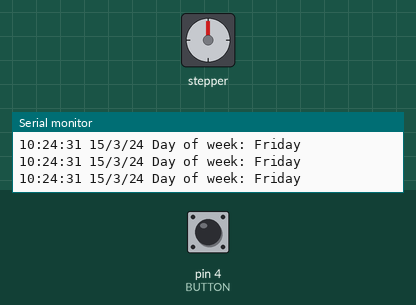
The sketch below on a simulated Arduino Uno, built with avr-gcc and run on an emulated ATmega328P. Shown: stepper motor, the last lines printed to the serial monitor. Wiring (inferred from the names in the program): DS1307 clock at I2C address 0x68; stepper motor (2048 steps per turn assumed): coils pin 8, pin 9, pin 10, pin 11. The inputs (shaded band) are chosen by the test bench; at power-on: pin 4 (BUTTON) LOW. The local clock reads 2024-03-15 10:24:30 at power-on unless the sketch sets it.

Above: at 1.2 s.
1.3 s: pin 4 (BUTTON) pulled HIGH for 1 s
At 3.1 s:
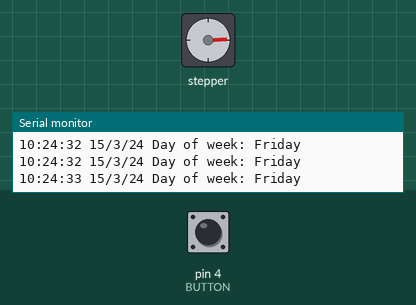
3.8 s: pin 4 (BUTTON) pulled HIGH for 0.15 s
At 4.8 s:
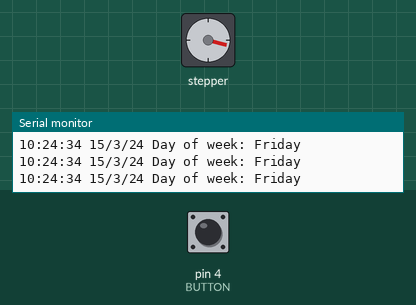
5.5 s: pin 4 (BUTTON) pulled HIGH for 0.15 s
At 6.6 s:
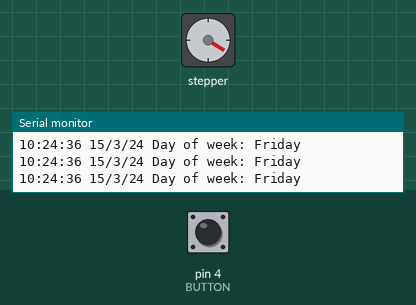
7.2 s: pin 4 (BUTTON) pulled HIGH for 3.2 s
At 11.0 s:
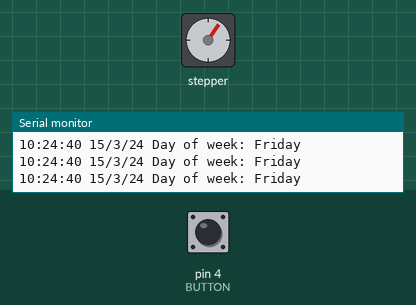
11.9 s: pin 4 (BUTTON) pulled HIGH for 0.15 s
At 12.6 s:
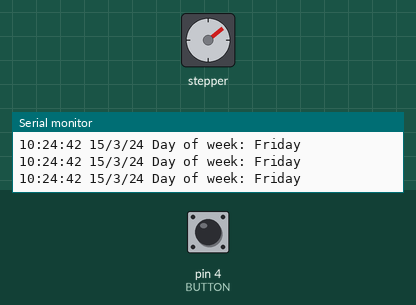
13.6 s: pin 4 (BUTTON) pulled HIGH for 3.2 s
At 18.2 s:
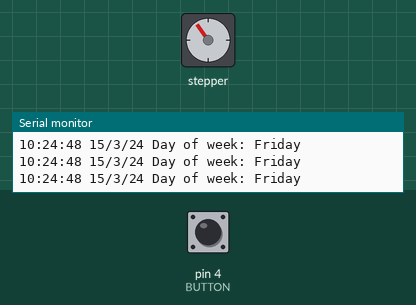
Timing chart, 0 to 19.3 s (numbered marks = the images above; inputs shaded):
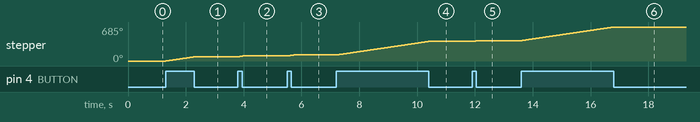

The sketch:

sketch_steppermotorandrtc.ino
```cpp
/*
   BYJ48 Stepper motor code
   Connect :
   IN1 >> D8
   IN2 >> D9
   IN3 >> D10
   IN4 >> D11
   VCC ... 5V Prefer to use external 5V Source
   Gnd
   written By :Mohannad Rawashdeh
  https://www.instructables.com/member/Mohannad+Rawashdeh/
     28/9/2013

  FYI One full rotation is 4095 steps
*/

#include "Wire.h"
#define DS1307_I2C_ADDRESS 0x68
#define IN1  8
#define IN2  9
#define IN3  10
#define IN4  11
#define BUTTON  4
int Steps = 0;
boolean Direction = true;
unsigned long last_time;
unsigned long currentMillis ;
int steps_left=4095;
long time;
byte second, minute, hour, dayOfWeek, dayOfMonth, month, year;

void setup() {
  Wire.begin();
  Serial.begin(9600);
  Serial.print("XXXXXXXXXXXXXXXXXXXXXXXX");
  // set the initial time here:
  // DS1307 seconds, minutes, hours, day, date, month, year
   //setDS1307time(00,22,14,6,22,9,17);
  pinMode(IN1, OUTPUT);
  pinMode(IN2, OUTPUT);
  pinMode(IN3, OUTPUT);
  pinMode(IN4, OUTPUT);
  pinMode(BUTTON, INPUT);
}

//main loop
void loop() {
  if(digitalRead(BUTTON)==HIGH){
    //If button is held it will continuosly turn clockwise.
    rotateClockwise(100);
  }else{
    //Normal operation consists of checking time from RTC and turning 360 degrees clockwise if 9AM
    if(isAlarmTime()==true){
        rotateClockwise(4095);
    }
  }
}

boolean isAlarmTime() {
  displayTime(); // display the real-time clock data on the Serial Monitor
  if(hour==9 && minute==0 && second==0){
    return true;
  }else{
    return false;
  }
}

void rotateClockwise(int stepsToTurn){
  Direction=false;//clockwise
  //HINT: small number of steps gives impression of responsivenes from button
  steps_left=stepsToTurn;
  //This while loop stops the motor being interupted mid turn.
  //It must have turned stepsToTurn steps before another instruction can be given
  while(steps_left>0){
    currentMillis = micros();
      if(currentMillis-last_time>=1000){
        stepper(1);
        time=time+micros()-last_time;
        last_time=micros();
        steps_left--;
      }
    }
}
void stepper(int xw){
  for (int x=0;x<xw;x++){
    switch(Steps){
     case 0:
       digitalWrite(IN1, LOW);
       digitalWrite(IN2, LOW);
       digitalWrite(IN3, LOW);
       digitalWrite(IN4, HIGH);
     break;
     case 1:
       digitalWrite(IN1, LOW);
       digitalWrite(IN2, LOW);
       digitalWrite(IN3, HIGH);
       digitalWrite(IN4, HIGH);
     break;
     case 2:
       digitalWrite(IN1, LOW);
       digitalWrite(IN2, LOW);
       digitalWrite(IN3, HIGH);
       digitalWrite(IN4, LOW);
     break;
     case 3:
       digitalWrite(IN1, LOW);
       digitalWrite(IN2, HIGH);
       digitalWrite(IN3, HIGH);
       digitalWrite(IN4, LOW);
     break;
     case 4:
       digitalWrite(IN1, LOW);
       digitalWrite(IN2, HIGH);
       digitalWrite(IN3, LOW);
       digitalWrite(IN4, LOW);
     break;
     case 5:
       digitalWrite(IN1, HIGH);
       digitalWrite(IN2, HIGH);
       digitalWrite(IN3, LOW);
       digitalWrite(IN4, LOW);
     break;
       case 6:
       digitalWrite(IN1, HIGH);
       digitalWrite(IN2, LOW);
       digitalWrite(IN3, LOW);
       digitalWrite(IN4, LOW);
     break;
     case 7:
       digitalWrite(IN1, HIGH);
       digitalWrite(IN2, LOW);
       digitalWrite(IN3, LOW);
       digitalWrite(IN4, HIGH);
     break;
     default:
       digitalWrite(IN1, LOW);
       digitalWrite(IN2, LOW);
       digitalWrite(IN3, LOW);
       digitalWrite(IN4, LOW);
     break;
    }
  SetDirection();
  }
}


void SetDirection(){
  if(Direction==1){ Steps++;}
  if(Direction==0){ Steps--; }
  if(Steps>7){Steps=0;}
  if(Steps<0){Steps=7; }
}

// Convert normal decimal numbers to binary coded decimal
byte decToBcd(byte val) {
  return( (val/10*16) + (val%10) );
}

// Convert binary coded decimal to normal decimal numbers
byte bcdToDec(byte val) {
  return( (val/16*10) + (val%16) );
}

void setDS1307time(byte second, byte minute, byte hour, byte dayOfWeek, byte dayOfMonth, byte month, byte year) {
  // sets time and date data to DS1307
  Wire.beginTransmission(DS1307_I2C_ADDRESS);
  Wire.write(0); // set next input to start at the seconds register
  Wire.write(decToBcd(second)); // set seconds
  Wire.write(decToBcd(minute)); // set minutes
  Wire.write(decToBcd(hour)); // set hours
  Wire.write(decToBcd(dayOfWeek)); // set day of week (1=Sunday, 7=Saturday)
  Wire.write(decToBcd(dayOfMonth)); // set date (1 to 31)
  Wire.write(decToBcd(month)); // set month
  Wire.write(decToBcd(year)); // set year (0 to 99)
  Wire.endTransmission();
}

void readDS1307time(byte *second, byte *minute, byte *hour, byte *dayOfWeek, byte *dayOfMonth, byte *month, byte *year) {
  Wire.beginTransmission(DS1307_I2C_ADDRESS);
  Wire.write(0); // set DS1307 register pointer to 00h
  Wire.endTransmission();
  Wire.requestFrom(DS1307_I2C_ADDRESS, 7);
  // request seven bytes of data from DS1307 starting from register 00h
  *second = bcdToDec(Wire.read() & 0x7f);
  *minute = bcdToDec(Wire.read());
  *hour = bcdToDec(Wire.read() & 0x3f);
  *dayOfWeek = bcdToDec(Wire.read());
  *dayOfMonth = bcdToDec(Wire.read());
  *month = bcdToDec(Wire.read());
  *year = bcdToDec(Wire.read());
}

void displayTime() {
  // retrieve data from DS1307
  readDS1307time(&second, &minute, &hour, &dayOfWeek, &dayOfMonth, &month,
  &year);
  // send it to the serial monitor
  Serial.print(hour, DEC);
  // convert the byte variable to a decimal number when displayed
  Serial.print(":");
  if (minute<10)
  {
    Serial.print("0");
  }
  Serial.print(minute, DEC);
  Serial.print(":");
  if (second<10)
  {
    Serial.print("0");
  }
  Serial.print(second, DEC);
  Serial.print(" ");
  Serial.print(dayOfMonth, DEC);
  Serial.print("/");
  Serial.print(month, DEC);
  Serial.print("/");
  Serial.print(year, DEC);
  Serial.print(" Day of week: ");
  switch(dayOfWeek){
  case 1:
    Serial.println("Sunday");
    break;
  case 2:
    Serial.println("Monday");
    break;
  case 3:
    Serial.println("Tuesday");
    break;
  case 4:
    Serial.println("Wednesday");
    break;
  case 5:
    Serial.println("Thursday");
    break;
  case 6:
    Serial.println("Friday");
    break;
  case 7:
    Serial.println("Saturday");
    break;
  }
}
```

Measured:
- after the input at 1.3 s, stepper: turns 87° clockwise in 1.0 s, starting at once
- after the input at 3.8 s, stepper: turns 18° clockwise in 0.20 s, starting at once
- after the input at 5.5 s, stepper: turns 17° clockwise in 0.19 s, starting at once
- after the input at 7.2 s, stepper: turns 273° clockwise in 3.2 s, starting at once
- after the input at 11.9 s, stepper: turns 17° clockwise in 0.19 s, starting at once
- after the input at 13.6 s, stepper: turns 273° clockwise in 3.2 s, starting at once
